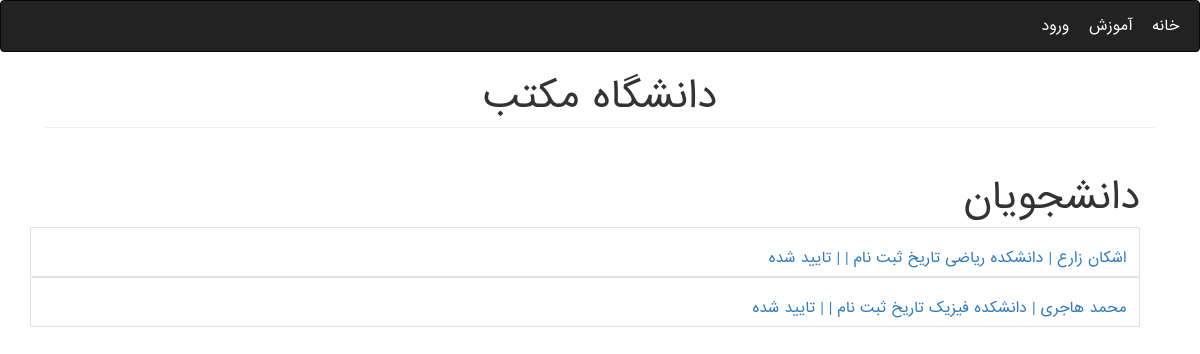
Page /Education/students/ on the earlier database version.
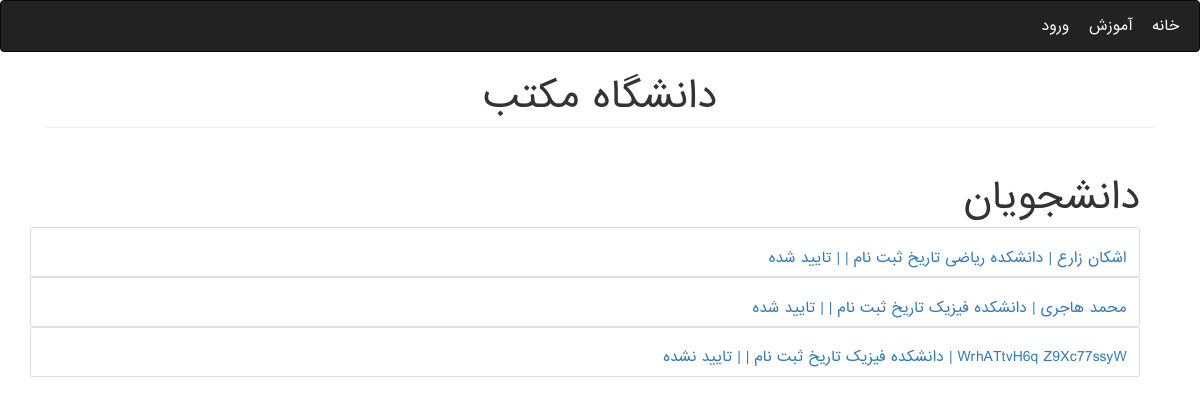
Same page on the later database version.
### Education/models.py (models this page shows, shortened)
class Person(models.Model):
    user = models.OneToOneField(User, on_delete=models.CASCADE, null=True, blank=True, verbose_name=USERNAME)
    first_name = models.CharField(max_length=200, verbose_name=FIRST_NAME)
    last_name = models.CharField(max_length=200, verbose_name=LAST_NAME)
    birthday = models.DateField(verbose_name=BIRTHDAY)
    address = models.TextField(verbose_name=ADDRESS)
    personal_id = models.CharField(max_length=200, unique=True, blank=True, null=True, verbose_name=PERSONAL_ID)
    email = models.EmailField(verbose_name=EMAIL)
    entry_date = models.DateField(null=True, blank=True, default=django.utils.timezone.now, verbose_name=ENTRY_DATE)
    register_date = models.DateField(null=True, blank=True, default=django.utils.timezone.now,
                                     verbose_name=REGISTER_DATE)

class Student(Person):
    college = models.ForeignKey(College, on_delete=models.CASCADE, related_name='students', null=True)
    study_field = models.ForeignKey(StudyField, on_delete=models.CASCADE, null=True, blank=True,
                                    verbose_name=STUDY_FIELD, related_name='students')
    registration_confirmation = models.BooleanField(default=False, verbose_name=REGISTER_CONFIRM)
    max_units = models.PositiveIntegerField(default=24, verbose_name=MAX_UNITS)
    class Meta:
        permissions = [('can_write_blog', 'Can Write Blog')]

class Person(models.Model):
    user = models.OneToOneField(User, on_delete=models.CASCADE, null=True, blank=True, verbose_name=USERNAME)
    first_name = models.CharField(max_length=200, verbose_name=FIRST_NAME)
    last_name = models.CharField(max_length=200, verbose_name=LAST_NAME)
    birthday = models.DateField(verbose_name=BIRTHDAY)
    address = models.TextField(verbose_name=ADDRESS)
    personal_id = models.CharField(max_length=200, unique=True, blank=True, null=True, verbose_name=PERSONAL_ID)
    email = models.EmailField(verbose_name=EMAIL)
    entry_date = models.DateField(null=True, blank=True, default=django.utils.timezone.now, verbose_name=ENTRY_DATE)
    register_date = models.DateField(null=True, blank=True, default=django.utils.timezone.now,
                                     verbose_name=REGISTER_DATE)

class StudyField(models.Model):
    college = models.ForeignKey(College, on_delete=models.CASCADE, related_name='study_fields')
    name = models.CharField(max_length=300, verbose_name=STUDY_FIELD)

class College(models.Model):
    name = models.CharField(max_length=200)
    address = models.TextField()

### Education/views.py (the view)
# urls.py: path('students/', AllStudentsView.as_view(), name='all_students'),
class AllStudentsView(generic.ListView):
    template_name = 'Education/educate/students.html'
    queryset = Student.objects.all()

### Education/templatetags/education_extras.py (called while the page is built)
@register.filter(name='en_to_fa')
def en_to_fa(text):
    fa_numbers = ['۰', '۱', '۲', '۳', '۴', '۵', '۶', '۷', '۸', '۹']
    text_list = list(str(text))
    for i in range(len(text_list)):
        if text_list[i].isnumeric():
            text_list[i] = fa_numbers[int(text_list[i])]
    return ''.join(text_list)

@register.filter(name='convert_date')
def convert_date(date):
    j_date = jdatetime.date.fromgregorian(day=date.day, month=date.month, year=date.year)
    month = j_date.j_months_fa[j_date.month - 1]
    return f"{en_to_fa(j_date.day)} {month} {en_to_fa(j_date.year)}"

@register.filter(name='std_status')
def std_status(boolean):
    return 'تایید شده' if boolean else 'تایید نشده'

### templates/Education/educate/students.html (shortened to what this page needs)
{% extends 'Education/base.html' %}
{% load education_extras %}
{% block content %}
<div class="container mt-5">
        <div class="text-right"><h1>دانشجویان</h1></div>
            {% for std in object_list %}
                <div class="card text-right">
                    <a href="{% url 'Education:edit' 'students' std.id %}">
                          <div class="card-body">
                              <div class="card-title">
                                <h5 class="float-right">{{ std.first_name }} {{ std.last_name }}  | دانشکده {{ std.study_field.college.name }} تاریخ ثبت نام | {{ std.register_date|convert_date }} | {{ std.registration_confirmation|std_status }}</h5>
                              </div>
                          </div>
                    </a>
                </div>
            {% endfor %}
</div>
{% endblock %}

Differences in the rows shown:
added Student: first_name "WrhATtvH6q", last_name "Z9Xc77ssyW", study_field.college.name "فیزیک", registration_confirmation|std_status "تایید نشده"
